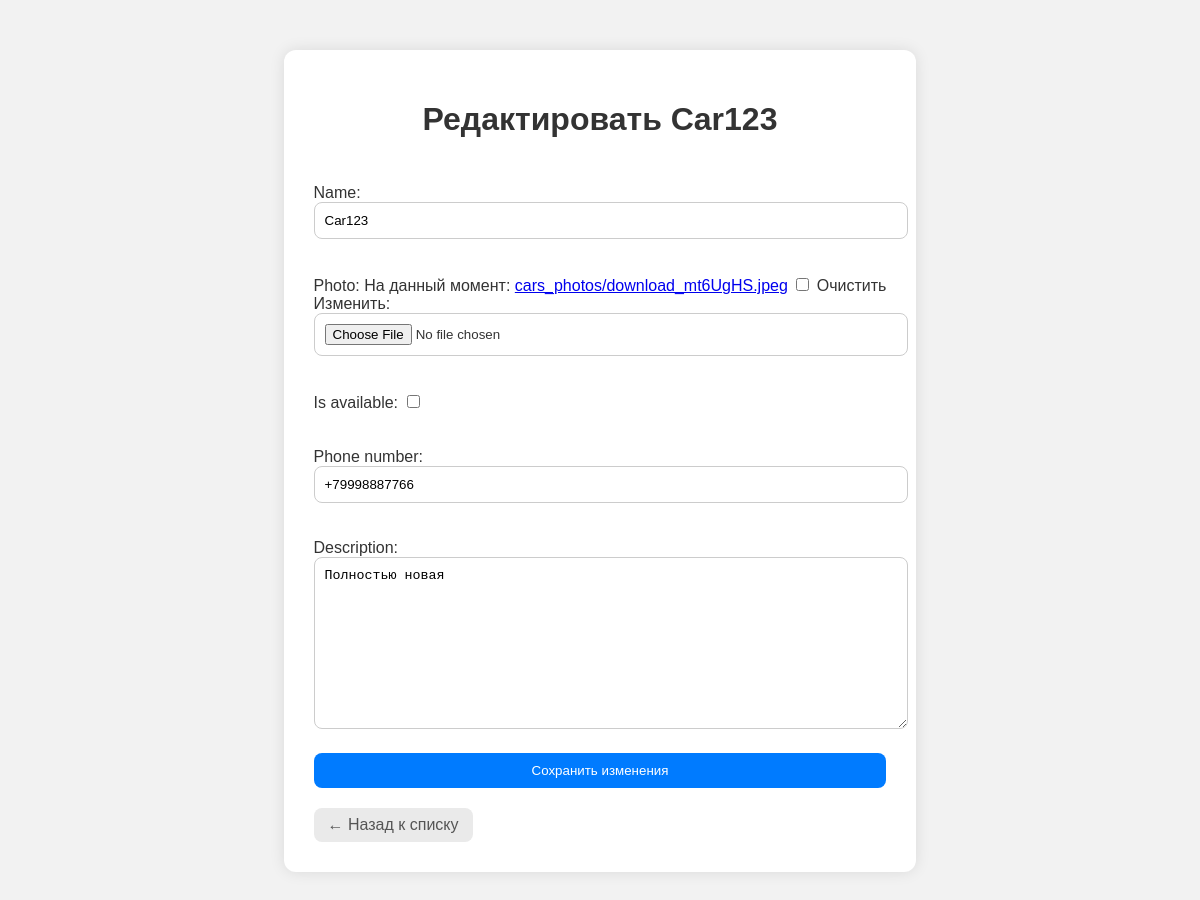
/cars/1/edit/ (signed in), run on an earlier commit of the app's database.
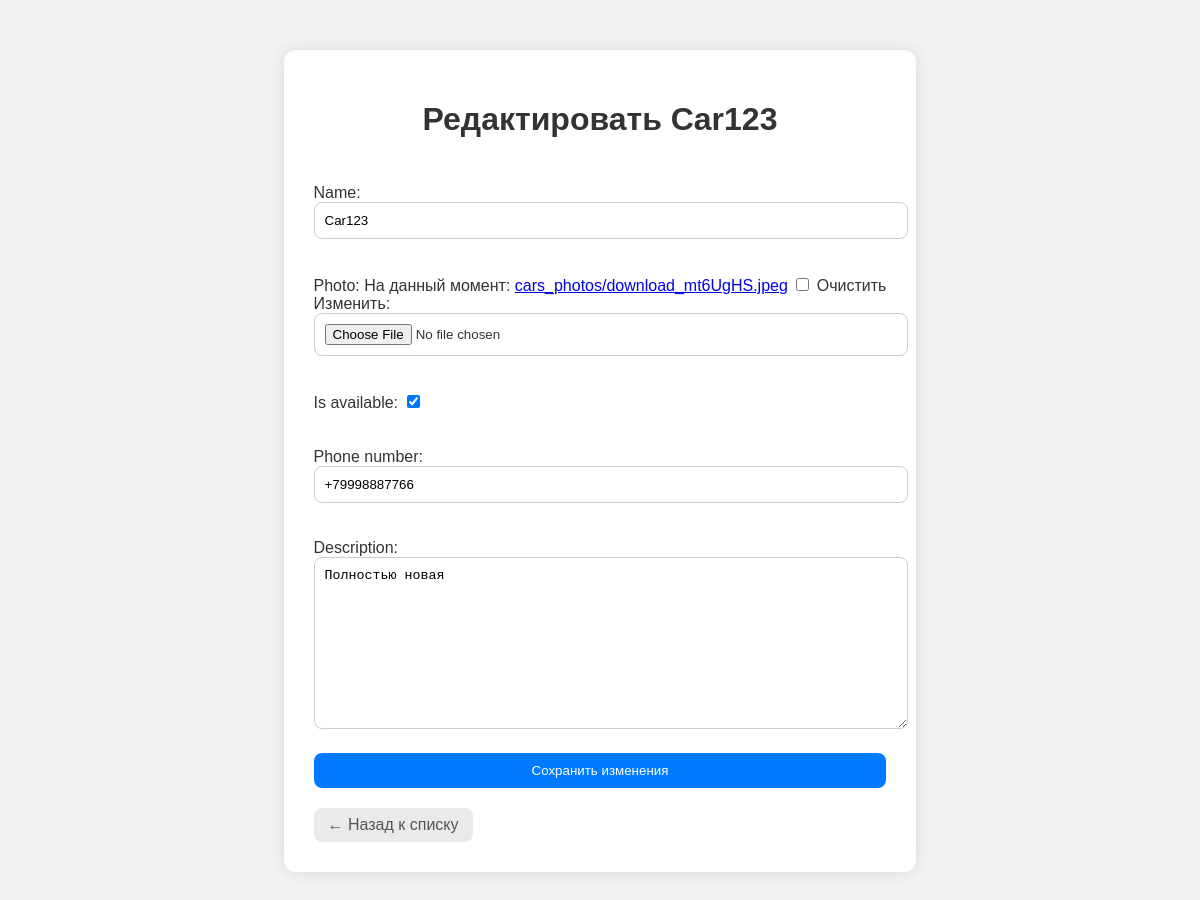
And on a later commit of the database.
### cars/models.py (models this page shows, shortened)
class Car(models.Model):
    objects = None
    name = models.CharField(max_length=100)
    photo = models.ImageField(upload_to='cars_photos/', blank=True, null=True)
    is_available = models.BooleanField(default=True)
    published_date = models.DateTimeField(auto_now_add=True)
    owner = models.ForeignKey(User, on_delete=models.CASCADE, null=True, blank=True)
    phone_number = models.CharField(max_length=20, null=True, blank=True)
    description = models.TextField(blank=True, null=True)
    class Meta:
        verbose_name = 'Машина'
        verbose_name_plural = 'Машины'

### cars/views.py (the view, shortened to what this page needs)
# urls.py: path('<int:pk>/edit/', views.CarUpdateView.as_view(), name='car_edit'),
class CarUpdateView(UpdateView):
    model = Car
    fields = ['name', 'photo', 'is_available', 'phone_number', 'description']
    template_name = 'cars/car_edit.html'
    def get_queryset(self):
        return Car.objects.filter(owner=self.request.user)

### cars/templates/cars/car_edit.html (shortened to what this page needs)
{% load static %}
<!DOCTYPE html>
<html lang="ru">
<head>
    <link rel="stylesheet" href="{% static 'main/css/main.css' %}">
</head>
<body>
    <div class="edit-container">
        <h1>Редактировать {{ form.instance.name }}</h1>
        <form method="post" enctype="multipart/form-data">
            {{ form.as_p }}
            <button type="submit">Сохранить изменения</button>
        </form>
        <a href="{% url 'my_cars' %}" class="back-link">← Назад к списку</a>
    </div>
</body>
</html>

What changed in the data, as far as the page shows it:
changed Car "Car123": is_available "☐" → "☑"
